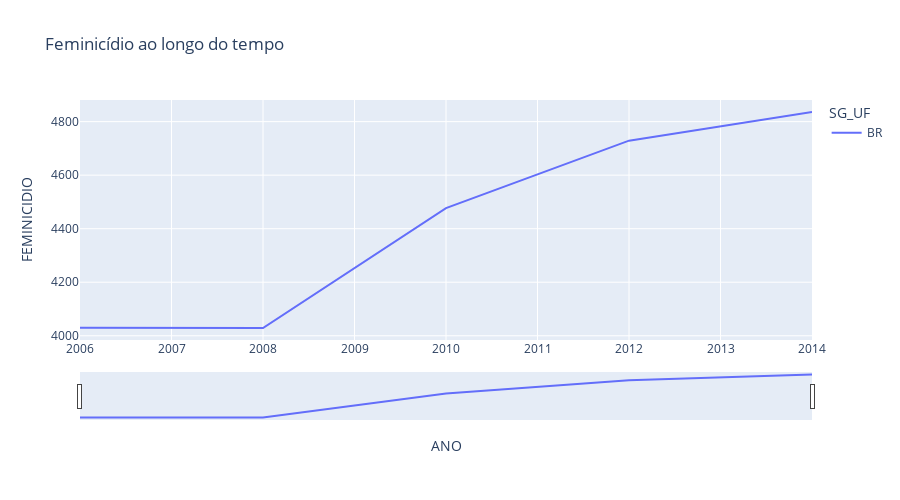

Source (notebook cell):
### Code cell
# Criando um gráfico de área
import plotly.express as px
fig = px.line(fem_br, 
              x="ANO", 
              y="FEMINICIDIO", 
              color='SG_UF', 
              height=500,
              title='Feminicídio ao longo do tempo')
fig.update_layout(xaxis_rangeslider_visible=True)
fig.show()

### Figure 1 — Plotly figure (JSON) as saved in the notebook; plotly's stock layout.template omitted (floating-point values rounded to 4 significant figures)
{"data": [{"hovertemplate": "SG_UF=BR<br>ANO=%{x}<br>FEMINICIDIO=%{y}<extra></extra>", "legendgroup": "BR", "line": {"color": "#636efa", "dash": "solid"}, "mode": "lines", "name": "BR", "orientation": "v", "showlegend": true, "type": "scatter", "x": [2006, 2008, 2010, 2012, 2014], "xaxis": "x", "y": [4030, 4029, 4477, 4729, 4836], "yaxis": "y"}], "layout": {"height": 500, "legend": {"title": {"text": "SG_UF"}, "tracegroupgap": 0}, "title": {"text": "Feminicídio ao longo do tempo"}, "xaxis": {"anchor": "y", "domain": [0, 1], "rangeslider": {"visible": true}, "title": {"text": "ANO"}}, "yaxis": {"anchor": "x", "domain": [0, 1], "title": {"text": "FEMINICIDIO"}}}}
